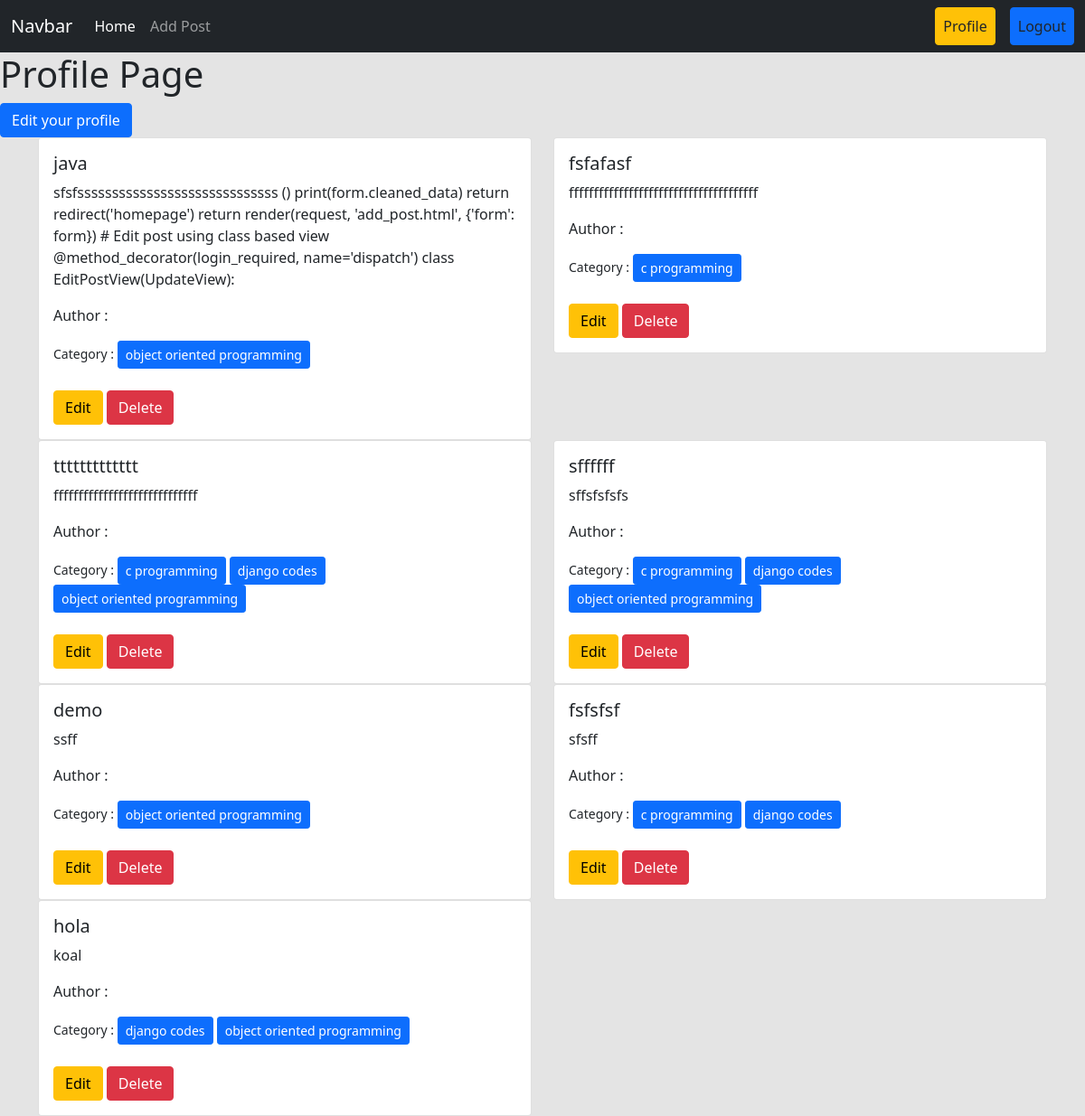
The app's page /author/profile/ (signed in) with its own data.
### posts/models.py (models this page shows, shortened)
class Post(models.Model):
    title = models.CharField(max_length=50)
    content = models.TextField()
    category = models.ManyToManyField(Category)
    author = models.ForeignKey(User, on_delete=models.CASCADE)
    img = models.ImageField(upload_to='images/', blank=True, null=True)

### categories/models.py (models this page shows, shortened)
class Category(models.Model):
    name = models.CharField(max_length=100)
    slug = models.SlugField(max_length=100, unique=True, null=True, blank=True)

### author/views.py (the view)
# urls.py: path('profile/', views.profile, name='profile'),
@login_required
def profile(request):
    data = Post.objects.filter(author = request.user)
    return render(request,'profile.html' , {'data': data})

### author/templates/profile.html
{% extends "base.html" %}
{% block content %}
{% load crispy_forms_tags %}
<div>
    <h1>Profile Page</h1>
    <a class="btn btn-primary" href="{% url 'edit_profile' %}">Edit your profile</a>
</div>
<div class="container">
    <div class="row">
      {% for post in data %}
        <div class="col-sm-6">
          <div class="card">
            <div class="card-body">
              <h5 class="card-title">{{ post.title }}</h5>
              <p class="card-text">{{ post.content }}</p>
              <p>Author : {{ post.author.first_name }} {{ post.author.last_name }}</p>
              <small>Category : </small>
              {% for ct in post.category.all %}
                <button class="btn btn-primary btn-sm">{{ ct.name }}</button>
              {% endfor %}
              <div class="mt-4">
                <a href="{% url 'edit_post' post.id %}" class="btn btn-warning">Edit</a>
                <a href="{% url 'delete_post' post.id %}" class="btn btn-danger">Delete</a>
              </div>
            </div>
          </div>
        </div>
        {% endfor %}
      </div>
</div>
{% endblock content %}

### records on screen
Post: title "java", content "sfsfsssssssssssssssssssssssssssss () print(form.cleaned_data) return redirect('homepage') return render(request, 'add_post.html', {'form': form}) # Edit post using class based view @method_decorator(login_required, name='dispatch') class EditPostView(UpdateView):"
Category: name "object oriented programming"
Post: title "fsfafasf", content "ffffffffffffffffffffffffffffffffffffff"
Category: name "c programming"
Post: title "ttttttttttttt", content "fffffffffffffffffffffffffffff"
Category: name "django codes"
Post: title "sffffff", content "sffsfsfsfs"
Post: title "demo", content "ssff"
Post: title "fsfsfsf", content "sfsff"
Post: title "hola", content "koal"
